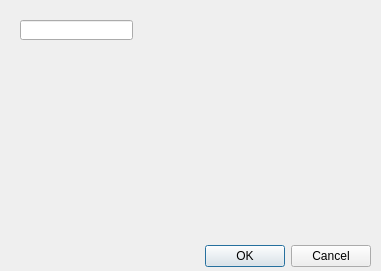
<?xml version="1.0" encoding="UTF-8"?>
<ui version="4.0">
 <class>Dialog</class>
 <widget class="QDialog" name="Dialog">
  <property name="geometry">
   <rect>
    <x>0</x>
    <y>0</y>
    <width>381</width>
    <height>271</height>
   </rect>
  </property>
  <property name="windowTitle">
   <string>Dialog</string>
  </property>
  <widget class="QDialogButtonBox" name="buttonBox">
   <property name="geometry">
    <rect>
     <x>30</x>
     <y>240</y>
     <width>341</width>
     <height>32</height>
    </rect>
   </property>
   <property name="orientation">
    <enum>Qt::Horizontal</enum>
   </property>
   <property name="standardButtons">
    <set>QDialogButtonBox::Cancel|QDialogButtonBox::Ok</set>
   </property>
  </widget>
  <widget class="QLineEdit" name="lineEditSrcIP">
   <property name="geometry">
    <rect>
     <x>20</x>
     <y>20</y>
     <width>113</width>
     <height>20</height>
    </rect>
   </property>
  </widget>
 </widget>
 <resources/>
 <connections>
  <connection>
   <sender>buttonBox</sender>
   <signal>accepted()</signal>
   <receiver>Dialog</receiver>
   <slot>accept()</slot>
   <hints>
    <hint type="sourcelabel">
     <x>248</x>
     <y>254</y>
    </hint>
    <hint type="destinationlabel">
     <x>157</x>
     <y>270</y>
    </hint>
   </hints>
  </connection>
  <connection>
   <sender>buttonBox</sender>
   <signal>rejected()</signal>
   <receiver>Dialog</receiver>
   <slot>reject()</slot>
   <hints>
    <hint type="sourcelabel">
     <x>316</x>
     <y>260</y>
    </hint>
    <hint type="destinationlabel">
     <x>286</x>
     <y>270</y>
    </hint>
   </hints>
  </connection>
 </connections>
</ui>
